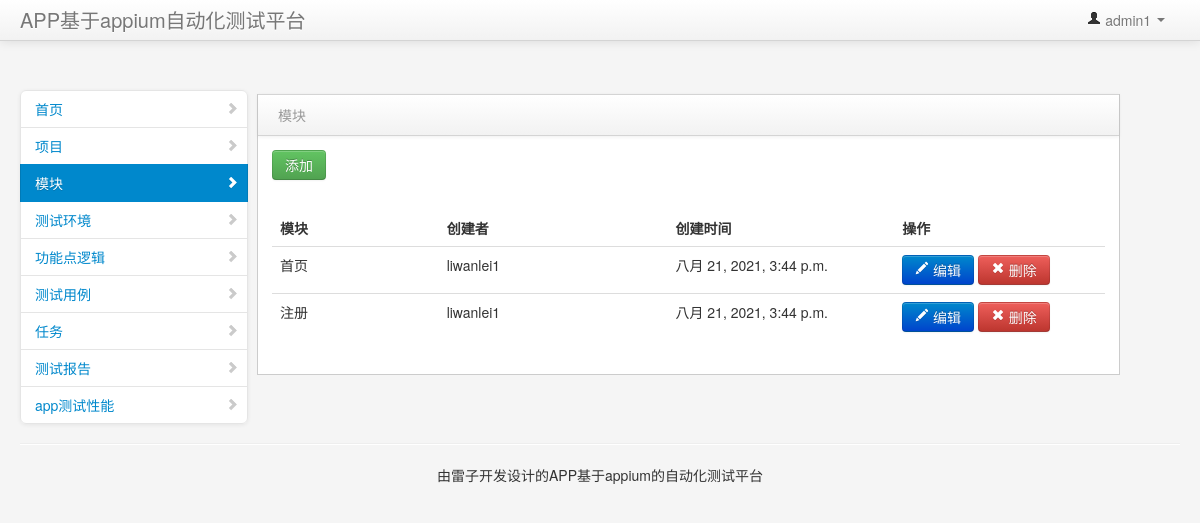
The app's page /model/ (signed in) with its own data.
### app/models.py (models this page shows, shortened)
class Newusers(AbstractUser):
    qq=models.IntegerField('qq',blank=True,null=True,unique=True)
    mobile=models.IntegerField('手机号',null=True,unique=True,blank=True)
    login_lock=models.BooleanField('是否锁定',default=False)
    status=models.BooleanField('状态',default=False)
    work=models.ForeignKey(Work,null=True,on_delete=models.CASCADE)
    token=models.CharField('token',max_length=252,null=True)
    class Meta:
        verbose_name = u'用户'
        verbose_name_plural = verbose_name
        ordering = ['-id']
    def __str__(self):
        return str(self.username)

class Mode(models.Model):
    makedate = models.DateTimeField('创建时间',auto_now_add=True)
    name = models.CharField('名称', max_length=32)
    status = models.BooleanField('状态', default=False)
    makeuser = models.ForeignKey(Newusers,on_delete=models.CASCADE)
    project=models.ForeignKey(Project,null=True,blank=True,on_delete=models.CASCADE)
    class Meta:
        verbose_name = u'模块'
        verbose_name_plural = verbose_name
        ordering = ['-id']

### app/views.py (the view, shortened to what this page needs)
# urls.py: url(r'^model/', login_required(ModelView.as_view()), name='model'),
class ModelView(View):
    def get(self, request):
        models_list = Mode.objects.filter(status=False).all()
        return render(request, 'page/model.html', {'models': models_list})

### templates/page/model.html (shortened to what this page needs)
{% extends 'base.html' %}
{% block content %}
    <div class="span9" id="content">
        <div class="block">
            <div class="navbar navbar-inner block-header">
                <div class="muted pull-left">模块</div>
            </div>
            <div class="block-content collapse in">
                <div class="span12">
                    <div class="table-toolbar">
                        <div class="btn-group">
                            <button onclick="addmodel()" class="btn btn-success" >添加</button>
                        </div>
                    </div>
                    <div id="example2_wrapper" class="dataTables_wrapper form-inline" role="grid">
                        <div class="row">
                            <div class="span6">
                            </div>
                        </div>
                        <table cellpadding="0" cellspacing="0" border="0" class="table table-hover" id="example2" aria-describedby="example2_info">
                            <thead>
                            <tr role="row">
                                <th class="sorting_asc" role="columnheader" tabindex="0" aria-controls="example2" rowspan="1" colspan="1" aria-sort="ascending" aria-label="Rendering engine: activate to sort column descending" style="width: 168px;">模块</th>
                                <th class="sorting" role="columnheader" tabindex="0" aria-controls="example2" rowspan="1" colspan="1" aria-label="Browser: activate to sort column ascending" style="width: 233px;">创建者</th>
                                <th class="sorting" role="columnheader" tabindex="0" aria-controls="example2" rowspan="1" colspan="1" aria-label="Browser: activate to sort column ascending" style="width: 233px;">创建时间</th>
                                <th class="sorting" role="columnheader" tabindex="0" aria-controls="example2" rowspan="1" colspan="1" aria-label="Platform(s): activate to sort column ascending" style="width: 214px;">操作</th>
                            </thead>
                            <tbody role="alert" aria-live="polite" aria-relevant="all">
                            {% for model in models %}
                                <tr class="gradeA odd" id="{{ model.id }}">
                                    <td class=" sorting_1">{{ model.name }}</td>
                                    <td class=" ">{{ model.makeuser }}</td>
                                    <td>{{ model.makedate }}</td>
                                    <td class=" ">
                                        <button class="btn btn-primary " onclick="editmodel({{ model.id }})">
                                            <i class="icon-pencil icon-white"></i>
                                                编辑</button>
                                        <button class="btn btn-danger " onclick="deletemodel({{ model.id }})">
                                            <i class="icon-remove icon-white">
                                            </i> 删除
                                        </button>
                                    </td>
                                </tr>
                            {% endfor %}
                            </tbody>
                        </table>
                    </div>
                </div>
            </div>
        </div>
    </div>
{% endblock %}

### templates/base.html (shortened to what this page needs)
<!DOCTYPE html>
<html class="no-js">
<head>
    <link href="../../static/css/bootstrap.min.css" rel="stylesheet" media="screen">
    <link href="../../static/css/bootstrap-responsive.min.css" rel="stylesheet" media="screen">
    <link href="../../static/css/jquery.easy-pie-chart.css" rel="stylesheet" media="screen">
    <link href="../../static/css/styles.css" rel="stylesheet" media="screen">
</head>
<body>
<div class="navbar navbar-fixed-top">
    <div class="navbar-inner">
        <div class="container-fluid">
            <a class="brand" href="#">APP基于appium自动化测试平台</a>
            <div class="nav-collapse collapse">
                <ul class="nav pull-right">
                    <li class="dropdown">
                        <a href="#" role="button" class="dropdown-toggle" data-toggle="dropdown">
                            <i class="icon-user"></i> {{request.session.username }} <i class="caret"></i>
                        </a>
                    </li>
                </ul>
            </div>
        </div>
    </div>
</div>
<div class="container-fluid">
    <div class="row-fluid">
        <div class="span3" id="sidebar" style="    width: 237px;">
            <ul class="nav nav-list bs-docs-sidenav nav-collapse collapse">
                <li >
                    <a href="{% url 'home' %}">
                        <i class="icon-chevron-right"></i>首页
                    </a>
                </li>
                <li>
                    <a href="{% url 'project' %}">
                        <i class="icon-chevron-right"></i> 项目
                    </a>
                </li>
                <li>
                    <a href="{% url 'model' %}">
                        <i class="icon-chevron-right"></i>模块
                    </a>
                <li>
                <a href="{% url 'testevent' %}">
                    <i class="icon-chevron-right"></i>测试环境
                </a>
            </li>
                <li>
                    <a href="{% url 'testfaution' %}">
                        <i class="icon-chevron-right"></i>功能点逻辑</a>
                </li>
                <li>
                    <a href="{% url 'testcase' %}">
                        <i class="icon-chevron-right"></i>测试用例</a>
                </li>
                <li>
                    <a href="{% url 'tingtask' %}">
                        <i class="icon-chevron-right"></i>任务</a>
                </li>
                <li>
                    <a href="{% url 'testreport' %}">
                        <i class="icon-chevron-right"></i></span>测试报告</a>
                </li>
                <li>
                    <a href="{% url 'xingneng' %}">
                        <i class="icon-chevron-right"></i></span>app测试性能</a>
                </li>
            </ul>
        </div>
        {% block content %}
        {% endblock %}
    </div>
    <hr>
    <footer>
        <p style="text-align: center"> 由雷子开发设计的APP基于appium的自动化测试平台</p>
    </footer>
</div>
</body>
</html>

### static/css/styles.css (style rules this page uses)
body { padding-top: 0; padding-bottom: 40px; background-color: #f5f5f5; }
@media (min-width: 979px) { body { padding-top: 60px; } }
#content { margin-left:0px; margin-top: 20px; }
.block { border: 1px solid #ccc; background: white; margin: 1em 0em; border-top: none; }
.block-content { margin: 1em; min-height: .25em; }
.block-header { margin-bottom: 0px; border-right: none; border-left: none; -webkit-border-radius: 0px; -moz-border-radius: 0px; border-radius: 0px; }
.block-header div { padding-top: 10px; }
.bs-docs-sidenav { max-width: 228px; margin: 30px 0 0; padding: 0; background-color: #fff; -webkit-border-radius: 6px; -moz-border-radius: 6px; border-radius: 6px; -webkit-box-shadow: 0 1px 4px rgba(0,0,0,.065); -moz-box-shadow: 0 1px 4px rgba(0,0,0,.065); box-shadow: 0 1px 4px rgba(0,0,0,.065); }
.bs-docs-sidenav > li > a { display: block; width: 190px \9; margin: 0 0 -1px; padding: 8px 14px; border: 1px solid #e5e5e5; }
.bs-docs-sidenav > li:first-child > a { -webkit-border-radius: 6px 6px 0 0; -moz-border-radius: 6px 6px 0 0; border-radius: 6px 6px 0 0; }
.bs-docs-sidenav > li:last-child > a { -webkit-border-radius: 0 0 6px 6px; -moz-border-radius: 0 0 6px 6px; border-radius: 0 0 6px 6px; }
.bs-docs-sidenav > .active > a { position: relative; z-index: 2; padding: 9px 15px; border: 0; text-shadow: 0 1px 0 rgba(0,0,0,.15); -webkit-box-shadow: inset 1px 0 0 rgba(0,0,0,.1), inset -1px 0 0 rgba(0,0,0,.1); -moz-box-shadow: inset 1px 0 0 rgba(0,0,0,.1), inset -1px 0 0 rgba(0,0,0,.1); box-shadow: inset 1px 0 0 rgba(0,0,0,.1), inset -1px 0 0 rgba(0,0,0,.1); }
.bs-docs-sidenav .icon-chevron-right { float: right; margin-top: 2px; margin-right: -6px; opacity: .25; }
.bs-docs-sidenav .active .icon-chevron-right, .bs-docs-sidenav .active a:hover .icon-chevron-right { opacity: 1; }

### records on screen
Newusers: session.username "admin1"
Mode: name "首页", makeuser "liwanlei1", makedate "八月 21, 2021, 3:44 p.m."
Mode: name "注册", makeuser "liwanlei1", makedate "八月 21, 2021, 3:44 p.m."
